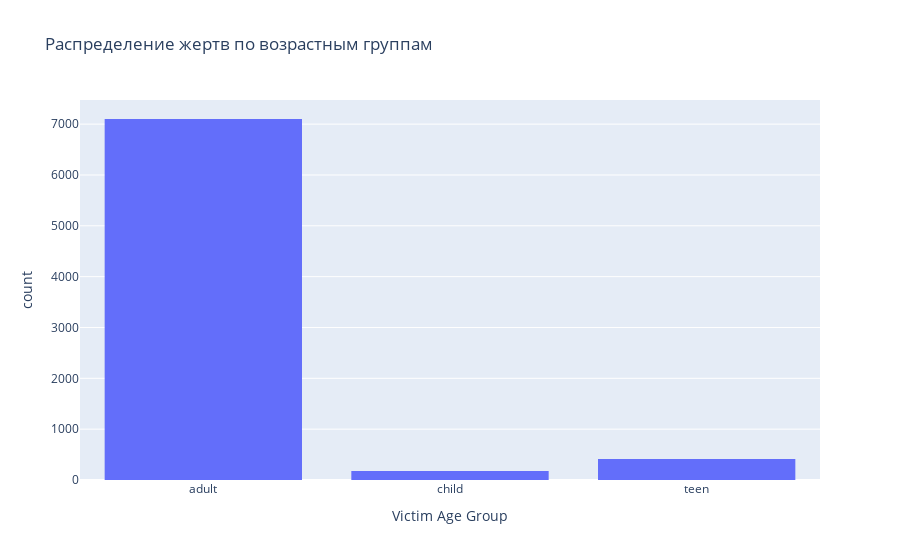

Notebook code for this chart:
### Markdown cell above
# Возрастные группы жертв

### Code cell
fig_age_group = px.histogram(data_cleaned, x='Victim Age Group', title='Распределение жертв по возрастным группам')
fig_age_group.show()

### Figure 1 — Plotly figure (JSON) as saved in the notebook; plotly's stock layout.template omitted (floating-point values rounded to 4 significant figures; data arrays with more than 128 entries replaced by an {"elided": "..."} marker saying what was removed)
{"data": [{"alignmentgroup": "True", "bingroup": "x", "hovertemplate": "Victim Age Group=%{x}<br>count=%{y}<extra></extra>", "legendgroup": "", "marker": {"color": "#636efa", "pattern": {"shape": ""}}, "name": "", "offsetgroup": "", "orientation": "v", "showlegend": false, "type": "histogram", "x": {"elided": "7691 str values"}, "xaxis": "x", "yaxis": "y"}], "layout": {"barmode": "relative", "legend": {"tracegroupgap": 0}, "title": {"text": "Распределение жертв по возрастным группам"}, "xaxis": {"anchor": "y", "domain": [0, 1], "title": {"text": "Victim Age Group"}}, "yaxis": {"anchor": "x", "domain": [0, 1], "title": {"text": "count"}}}}
